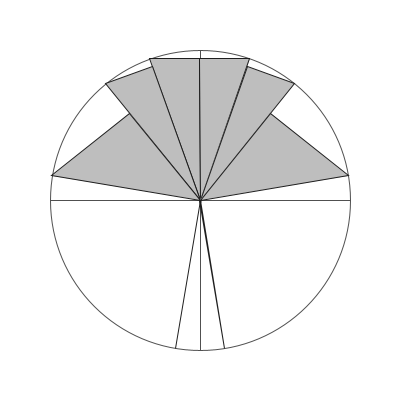
Frame 1 (no input)
Frame 60 (the mouse pressed at the canvas centre just before this capture): identical to frame 1, image omitted
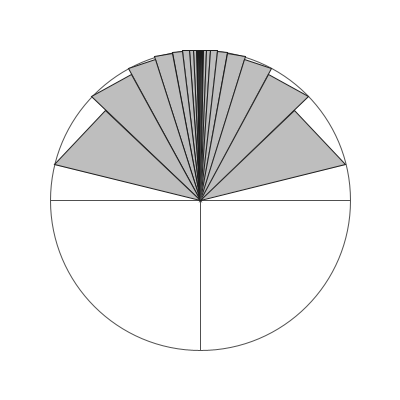
Frame 120 (the mouse held since frame 60 and released just before this capture)

The Processing sketch that drew these frames (run headless with seeded random() and noise(); from frame 60 on, the mouse is pressed at the canvas centre):

// Processing sketch: processing_55595
// ── processing_55595.pde

/*
  Fibonacci lengthed cuts 
  form a closed shape 
  on a circle.
  By SergeiSokolov
  www.sergeisokolov.com
*/
float p;

float R = 150;
int N;

void setup() {
  size(400,400);
  smooth();
  background(255);
  frameRate(25);
  N = 7;
  decor();
}

void draw() {
  p += (mouseX - p) / 40;
  N = round( map( mouseY, 0, height, 4, 20));
  background(255);
  decor();
  dropPerps(N, p);
}

void dropPerps(int N, float k) {
  float da, a=0, x, y, miniR;
  k = R / fibonacci(N) - k/100;
  pushMatrix();
  translate( width/2, height/2);
  rotate( -HALF_PI);
  fill( 190); stroke(30);
  for(int i=1; i<=N; i++) {
    da = asin( k*fibonacci(i) / R);
    beginShape();
    vertex(0,0);    
    x = R*cos(a + da); y = -R*sin(a + da);
    vertex(x, y);
    miniR = R*cos(da);
    vertex(miniR*cos(a), -miniR*sin(a));
    endShape(CLOSE);

    beginShape();
    vertex(0,0);    
    x = R*cos(a + da); y = R*sin(a + da);
    vertex(x, y);
    miniR = R*cos(da);
    vertex(miniR*cos(a), miniR*sin(a));
    endShape(CLOSE);



    a += da;
  }
  popMatrix();
}

void plot( float a) {
  float x, y;
    line( 0, 0, R, 0);
    x = R*cos(a); y = -R*sin(a);
    line( 0, 0, x, y);
    line( x, y, x, 0);
}

int fibonacci(int A) { // returns fibonacci number
  int Sa = 0, Sb = 1, S = 0;
  if( A==0) return 0;
  if( A==1) return 1;
  for(int i=1; i<A; i++) {
    S = Sa + Sb;
    Sa = Sb;
    Sb = S;
  }
//  println(A+": "+S);
  return S;
}

void decor() {
  pushMatrix();
  translate( width/2, height/2);
  noFill(); stroke(80);
  ellipse(0, 0, 2*R, 2*R);
  line(-R, 0, R, 0);
  line( 0,-R, 0, R);
  
  popMatrix();
}
